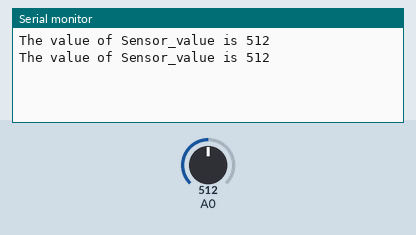
This sketch was run on a simulated Arduino Uno, built with avr-gcc and run on an emulated ATmega328P. Shown: the last lines printed to the serial monitor. The test bench sets the inputs (shaded band); at power-on: A0 = 512.

Above: at 1.8 s.
1.9 s: A0 set to 716
At 2.8 s:
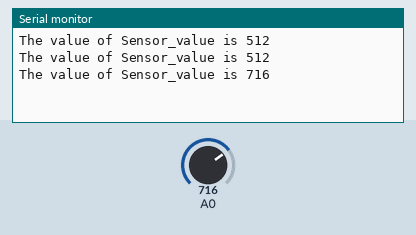
3.4 s: A0 set to 900
At 4.8 s:
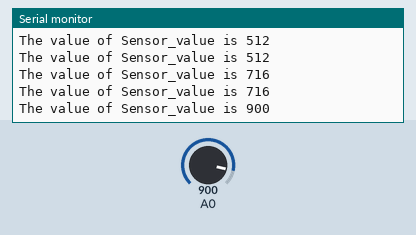
Timing chart, 0 to 6.4 s (numbered marks = the images above; inputs shaded):
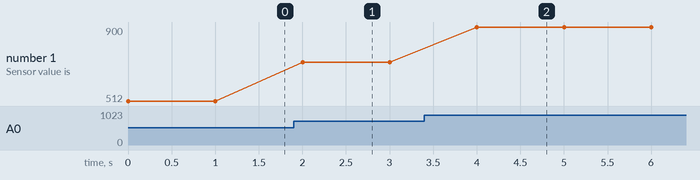

Measured:
- after the input at 1.9 s, the serial monitor: prints a new line after 0.10 s (image 1)
- after the input at 3.4 s, the serial monitor: prints a new line after 0.60 s (image 2)
- plotted number 1: 512 → 716 after the input at 1.9 s, 716 → 900 after the input at 3.4 s

The sketch:

Read_sensor_Value.ino
```cpp
void setup() {
  // put your setup code here, to run once:
  Serial.begin(9600); //Initialize the Serial Communucation with baud rate 9600

}

void loop() {
  // put your main code here, to run repeatedly:
  int Sensor_value = analogRead(A0);
  Serial.println("The value of Sensor_value is " + String(Sensor_value)); // Prints the Sensor_value on serial monitor
  delay(1000);

}
```
